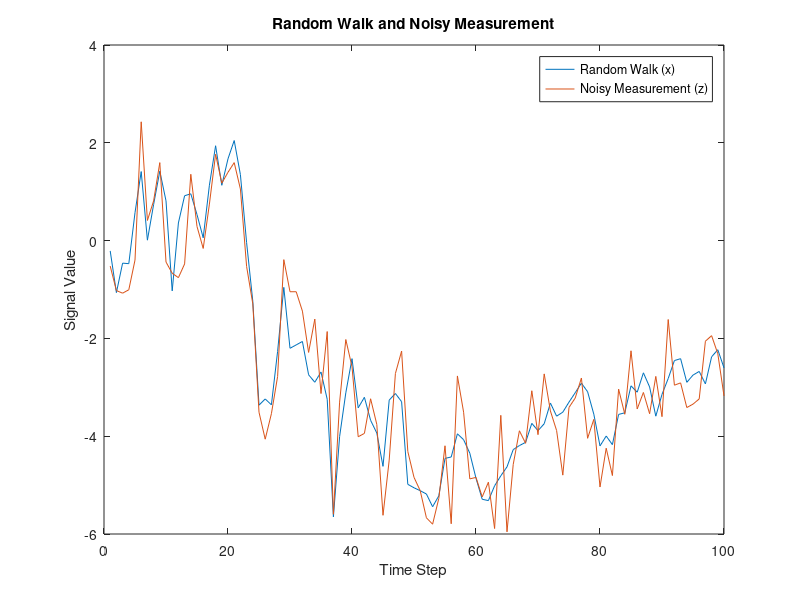

The MATLAB source for this figure:
%{
A heuristic implementation of a random walk process
Based on Bolviken, E., Christophersen, N., & Storvik, G. (1998). Linear dynamical models, Kalman filtering and
statistics: Lecture notes to IN-ST 259. University of Oslo. https://www.mn.uio.no/math/tjenester/kunnskap/kompendier/komp_kalman.pdf
%}

randn('state'); % Initialize the random number generator state

n = 100; % Number of data points

% Define process noise covariance matrix Q
Q = [ones(n/2,1); ones(n/2,1)/10];

% Define measurement noise covariance matrix R
R = ones(n,1)/2;

% Generate process noise w
w = normrnd(zeros(n,1), sqrt(Q));

% Generate a random walk signal x
x = cumsum(w);

% Generate measurement noise z
z = x + normrnd(zeros(n,1), sqrt(R));

% Create an array representing time steps
a = 1:n;

% Plot the random walk signal and the noisy measurement
plot(a, x, a, z);
legend('Random Walk (x)', 'Noisy Measurement (z)');
xlabel('Time Step');
ylabel('Signal Value');
title('Random Walk and Noisy Measurement');
